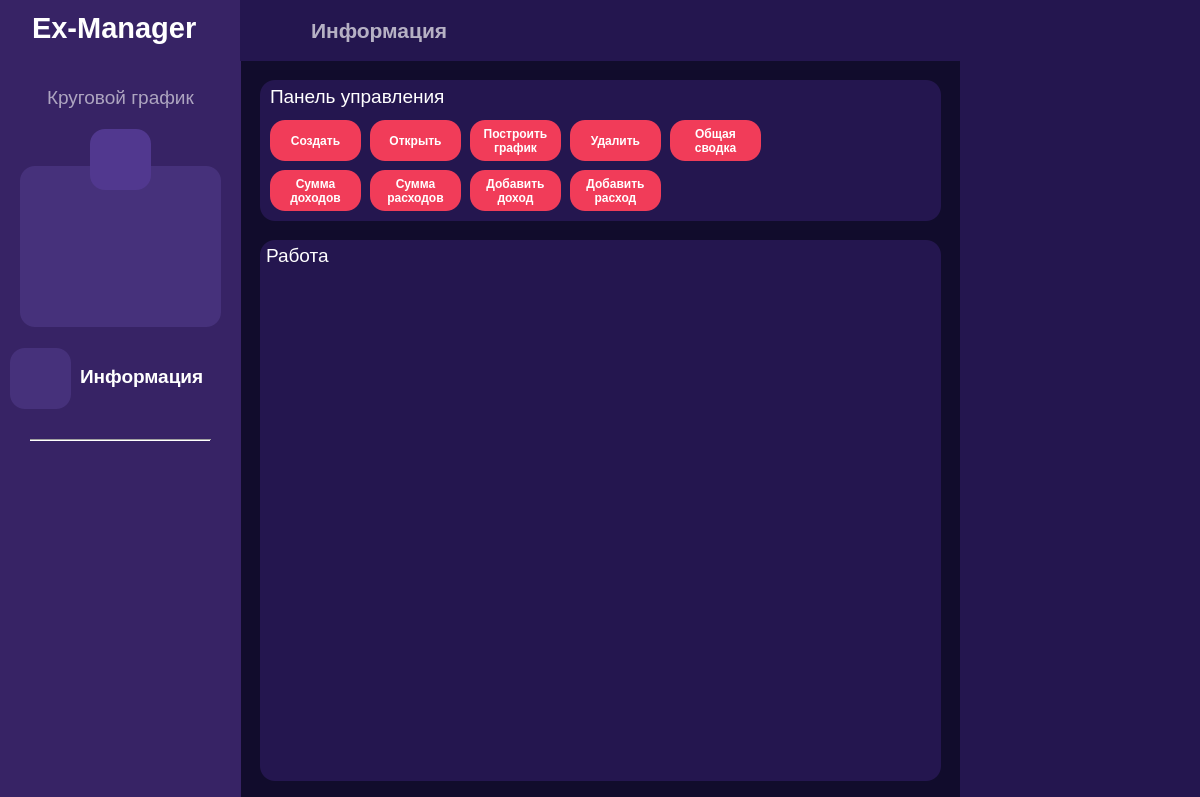
<?xml version="1.0" encoding="UTF-8"?>
<ui version="4.0">
 <class>MainWindow</class>
 <widget class="QMainWindow" name="MainWindow">
  <property name="geometry">
   <rect>
    <x>0</x>
    <y>0</y>
    <width>1200</width>
    <height>797</height>
   </rect>
  </property>
  <property name="windowTitle">
   <string>Ex-Manager</string>
  </property>
  <widget class="QWidget" name="centralwidget">
   <widget class="QLabel" name="label">
    <property name="geometry">
     <rect>
      <x>-20</x>
      <y>-50</y>
      <width>1331</width>
      <height>881</height>
     </rect>
    </property>
    <property name="styleSheet">
     <string notr="true">background-color: rgb(17, 12, 44);</string>
    </property>
    <property name="text">
     <string/>
    </property>
   </widget>
   <widget class="QLabel" name="label_2">
    <property name="geometry">
     <rect>
      <x>960</x>
      <y>0</y>
      <width>241</width>
      <height>801</height>
     </rect>
    </property>
    <property name="styleSheet">
     <string notr="true">background-color: rgb(36, 22, 79);</string>
    </property>
    <property name="text">
     <string/>
    </property>
   </widget>
   <widget class="QLabel" name="label_3">
    <property name="geometry">
     <rect>
      <x>0</x>
      <y>0</y>
      <width>241</width>
      <height>801</height>
     </rect>
    </property>
    <property name="styleSheet">
     <string notr="true">background-color: rgb(55, 35, 101);</string>
    </property>
    <property name="text">
     <string/>
    </property>
   </widget>
   <widget class="QLabel" name="label_4">
    <property name="geometry">
     <rect>
      <x>240</x>
      <y>0</y>
      <width>721</width>
      <height>61</height>
     </rect>
    </property>
    <property name="styleSheet">
     <string notr="true">background-color: rgb(36, 22, 79);</string>
    </property>
    <property name="text">
     <string/>
    </property>
   </widget>
   <widget class="QLabel" name="label_5">
    <property name="geometry">
     <rect>
      <x>32</x>
      <y>7</y>
      <width>201</width>
      <height>41</height>
     </rect>
    </property>
    <property name="font">
     <font>
      <pointsize>22</pointsize>
      <bold>true</bold>
     </font>
    </property>
    <property name="styleSheet">
     <string notr="true">color: rgb(255, 255, 255);</string>
    </property>
    <property name="text">
     <string>Ex-Manager</string>
    </property>
   </widget>
   <widget class="QLabel" name="label_6">
    <property name="geometry">
     <rect>
      <x>260</x>
      <y>240</y>
      <width>681</width>
      <height>541</height>
     </rect>
    </property>
    <property name="styleSheet">
     <string notr="true">background-color: rgb(36, 22, 79);
border-radius: 15px;</string>
    </property>
    <property name="text">
     <string/>
    </property>
   </widget>
   <widget class="QLabel" name="label_7">
    <property name="geometry">
     <rect>
      <x>311</x>
      <y>5</y>
      <width>231</width>
      <height>51</height>
     </rect>
    </property>
    <property name="font">
     <font>
      <pointsize>16</pointsize>
      <bold>true</bold>
     </font>
    </property>
    <property name="styleSheet">
     <string notr="true">color: rgb(255, 255, 255, 170);</string>
    </property>
    <property name="text">
     <string>Информация</string>
    </property>
   </widget>
   <widget class="QLabel" name="label_9">
    <property name="geometry">
     <rect>
      <x>260</x>
      <y>80</y>
      <width>681</width>
      <height>141</height>
     </rect>
    </property>
    <property name="styleSheet">
     <string notr="true">background-color: rgb(36, 22, 79);
border-radius: 15px;</string>
    </property>
    <property name="text">
     <string/>
    </property>
   </widget>
   <widget class="QLabel" name="label_12">
    <property name="geometry">
     <rect>
      <x>80</x>
      <y>351</y>
      <width>151</width>
      <height>51</height>
     </rect>
    </property>
    <property name="font">
     <font>
      <pointsize>14</pointsize>
      <bold>true</bold>
     </font>
    </property>
    <property name="styleSheet">
     <string notr="true">color: rgb(255, 255, 255, 255);</string>
    </property>
    <property name="text">
     <string>Информация</string>
    </property>
   </widget>
   <widget class="QLabel" name="label_16">
    <property name="geometry">
     <rect>
      <x>20</x>
      <y>166</y>
      <width>201</width>
      <height>161</height>
     </rect>
    </property>
    <property name="styleSheet">
     <string notr="true">background-color: rgb(70, 49, 123);
border-radius: 15px;</string>
    </property>
    <property name="text">
     <string/>
    </property>
   </widget>
   <widget class="QLabel" name="label_17">
    <property name="geometry">
     <rect>
      <x>47</x>
      <y>82</y>
      <width>171</width>
      <height>31</height>
     </rect>
    </property>
    <property name="font">
     <font>
      <pointsize>14</pointsize>
      <bold>false</bold>
     </font>
    </property>
    <property name="styleSheet">
     <string notr="true">color: rgb(255, 255, 255, 150);</string>
    </property>
    <property name="text">
     <string>Круговой график</string>
    </property>
   </widget>
   <widget class="QLabel" name="label_21">
    <property name="geometry">
     <rect>
      <x>90</x>
      <y>129</y>
      <width>61</width>
      <height>61</height>
     </rect>
    </property>
    <property name="styleSheet">
     <string notr="true">background-color: rgb(81, 56, 143);
border-radius: 15px;</string>
    </property>
    <property name="text">
     <string/>
    </property>
   </widget>
   <widget class="QLabel" name="label_20">
    <property name="geometry">
     <rect>
      <x>96</x>
      <y>132</y>
      <width>50</width>
      <height>50</height>
     </rect>
    </property>
    <property name="styleSheet">
     <string notr="true">border-image: url(:/recourceprog/foto/log.png);</string>
    </property>
    <property name="text">
     <string/>
    </property>
   </widget>
   <widget class="QLabel" name="label_25">
    <property name="geometry">
     <rect>
      <x>260</x>
      <y>11</y>
      <width>40</width>
      <height>40</height>
     </rect>
    </property>
    <property name="styleSheet">
     <string notr="true">border-image: url(:/recourceprog/foto/tpol.png);</string>
    </property>
    <property name="text">
     <string/>
    </property>
   </widget>
   <widget class="QLabel" name="label_26">
    <property name="geometry">
     <rect>
      <x>10</x>
      <y>348</y>
      <width>61</width>
      <height>61</height>
     </rect>
    </property>
    <property name="styleSheet">
     <string notr="true">background-color: rgb(70, 49, 123);
border-radius: 15px;</string>
    </property>
    <property name="text">
     <string/>
    </property>
   </widget>
   <widget class="QLabel" name="label_31">
    <property name="geometry">
     <rect>
      <x>20</x>
      <y>359</y>
      <width>40</width>
      <height>40</height>
     </rect>
    </property>
    <property name="styleSheet">
     <string notr="true">border-image: url(:/recourceprog/foto/tpol.png);</string>
    </property>
    <property name="text">
     <string/>
    </property>
   </widget>
   <widget class="Line" name="line_2">
    <property name="geometry">
     <rect>
      <x>30</x>
      <y>430</y>
      <width>181</width>
      <height>21</height>
     </rect>
    </property>
    <property name="styleSheet">
     <string notr="true"/>
    </property>
    <property name="orientation">
     <enum>Qt::Orientation::Horizontal</enum>
    </property>
   </widget>
   <widget class="QLabel" name="label_56">
    <property name="geometry">
     <rect>
      <x>270</x>
      <y>71</y>
      <width>271</width>
      <height>51</height>
     </rect>
    </property>
    <property name="font">
     <font>
      <pointsize>14</pointsize>
      <bold>false</bold>
     </font>
    </property>
    <property name="styleSheet">
     <string notr="true">color: rgb(255, 255, 255, 255);</string>
    </property>
    <property name="text">
     <string>Панель управления</string>
    </property>
   </widget>
   <widget class="QPushButton" name="MakeButton">
    <property name="geometry">
     <rect>
      <x>270</x>
      <y>120</y>
      <width>91</width>
      <height>41</height>
     </rect>
    </property>
    <property name="font">
     <font>
      <bold>true</bold>
     </font>
    </property>
    <property name="styleSheet">
     <string notr="true">background-color: rgb(241, 60, 89);
color: rgb(255, 255, 255);
border-radius: 15px;</string>
    </property>
    <property name="text">
     <string>Создать</string>
    </property>
   </widget>
   <widget class="QPushButton" name="OpenButton">
    <property name="geometry">
     <rect>
      <x>370</x>
      <y>120</y>
      <width>91</width>
      <height>41</height>
     </rect>
    </property>
    <property name="font">
     <font>
      <bold>true</bold>
     </font>
    </property>
    <property name="styleSheet">
     <string notr="true">background-color: rgb(241, 60, 89);
color: rgb(255, 255, 255);
border-radius: 15px;</string>
    </property>
    <property name="text">
     <string>Открыть</string>
    </property>
   </widget>
   <widget class="QPushButton" name="BuildGraph">
    <property name="geometry">
     <rect>
      <x>470</x>
      <y>120</y>
      <width>91</width>
      <height>41</height>
     </rect>
    </property>
    <property name="font">
     <font>
      <bold>true</bold>
     </font>
    </property>
    <property name="styleSheet">
     <string notr="true">background-color: rgb(241, 60, 89);
color: rgb(255, 255, 255);
border-radius: 15px;</string>
    </property>
    <property name="text">
     <string>Построить 
график</string>
    </property>
   </widget>
   <widget class="QPushButton" name="ClearButton">
    <property name="geometry">
     <rect>
      <x>570</x>
      <y>120</y>
      <width>91</width>
      <height>41</height>
     </rect>
    </property>
    <property name="font">
     <font>
      <bold>true</bold>
     </font>
    </property>
    <property name="styleSheet">
     <string notr="true">background-color: rgb(241, 60, 89);
color: rgb(255, 255, 255);
border-radius: 15px;</string>
    </property>
    <property name="text">
     <string>Удалить</string>
    </property>
   </widget>
   <widget class="QPushButton" name="TotalSalaryButton">
    <property name="geometry">
     <rect>
      <x>270</x>
      <y>170</y>
      <width>91</width>
      <height>41</height>
     </rect>
    </property>
    <property name="font">
     <font>
      <bold>true</bold>
     </font>
    </property>
    <property name="styleSheet">
     <string notr="true">background-color: rgb(241, 60, 89);
color: rgb(255, 255, 255);
border-radius: 15px;</string>
    </property>
    <property name="text">
     <string>Сумма 
доходов</string>
    </property>
   </widget>
   <widget class="QPushButton" name="TotalExpensesButton">
    <property name="geometry">
     <rect>
      <x>370</x>
      <y>170</y>
      <width>91</width>
      <height>41</height>
     </rect>
    </property>
    <property name="font">
     <font>
      <bold>true</bold>
     </font>
    </property>
    <property name="styleSheet">
     <string notr="true">background-color: rgb(241, 60, 89);
color: rgb(255, 255, 255);
border-radius: 15px;</string>
    </property>
    <property name="text">
     <string>Сумма
расходов</string>
    </property>
   </widget>
   <widget class="QLabel" name="label_59">
    <property name="geometry">
     <rect>
      <x>266</x>
      <y>235</y>
      <width>91</width>
      <height>41</height>
     </rect>
    </property>
    <property name="font">
     <font>
      <pointsize>14</pointsize>
      <bold>false</bold>
     </font>
    </property>
    <property name="styleSheet">
     <string notr="true">color: rgb(255, 255, 255, 255);</string>
    </property>
    <property name="text">
     <string>Работа</string>
    </property>
   </widget>
   <widget class="QPushButton" name="AddSalaryButton">
    <property name="geometry">
     <rect>
      <x>470</x>
      <y>170</y>
      <width>91</width>
      <height>41</height>
     </rect>
    </property>
    <property name="font">
     <font>
      <bold>true</bold>
     </font>
    </property>
    <property name="styleSheet">
     <string notr="true">background-color: rgb(241, 60, 89);
color: rgb(255, 255, 255);
border-radius: 15px;</string>
    </property>
    <property name="text">
     <string>Добавить 
доход</string>
    </property>
   </widget>
   <widget class="QPushButton" name="AddExpenseButton">
    <property name="geometry">
     <rect>
      <x>570</x>
      <y>170</y>
      <width>91</width>
      <height>41</height>
     </rect>
    </property>
    <property name="font">
     <font>
      <bold>true</bold>
     </font>
    </property>
    <property name="styleSheet">
     <string notr="true">background-color: rgb(241, 60, 89);
color: rgb(255, 255, 255);
border-radius: 15px;</string>
    </property>
    <property name="text">
     <string>Добавить 
расход</string>
    </property>
   </widget>
   <widget class="QPushButton" name="Total">
    <property name="geometry">
     <rect>
      <x>670</x>
      <y>120</y>
      <width>91</width>
      <height>41</height>
     </rect>
    </property>
    <property name="font">
     <font>
      <bold>true</bold>
     </font>
    </property>
    <property name="styleSheet">
     <string notr="true">background-color: rgb(241, 60, 89);
color: rgb(255, 255, 255);
border-radius: 15px;</string>
    </property>
    <property name="text">
     <string>Общая 
сводка</string>
    </property>
   </widget>
   <widget class="QLabel" name="Grafic">
    <property name="geometry">
     <rect>
      <x>270</x>
      <y>280</y>
      <width>661</width>
      <height>481</height>
     </rect>
    </property>
    <property name="text">
     <string/>
    </property>
   </widget>
   <widget class="QLabel" name="Graficsmall">
    <property name="geometry">
     <rect>
      <x>30</x>
      <y>196</y>
      <width>181</width>
      <height>121</height>
     </rect>
    </property>
    <property name="text">
     <string/>
    </property>
   </widget>
  </widget>
 </widget>
 <resources>
  <include location="resource.qrc"/>
 </resources>
 <connections/>
</ui>
